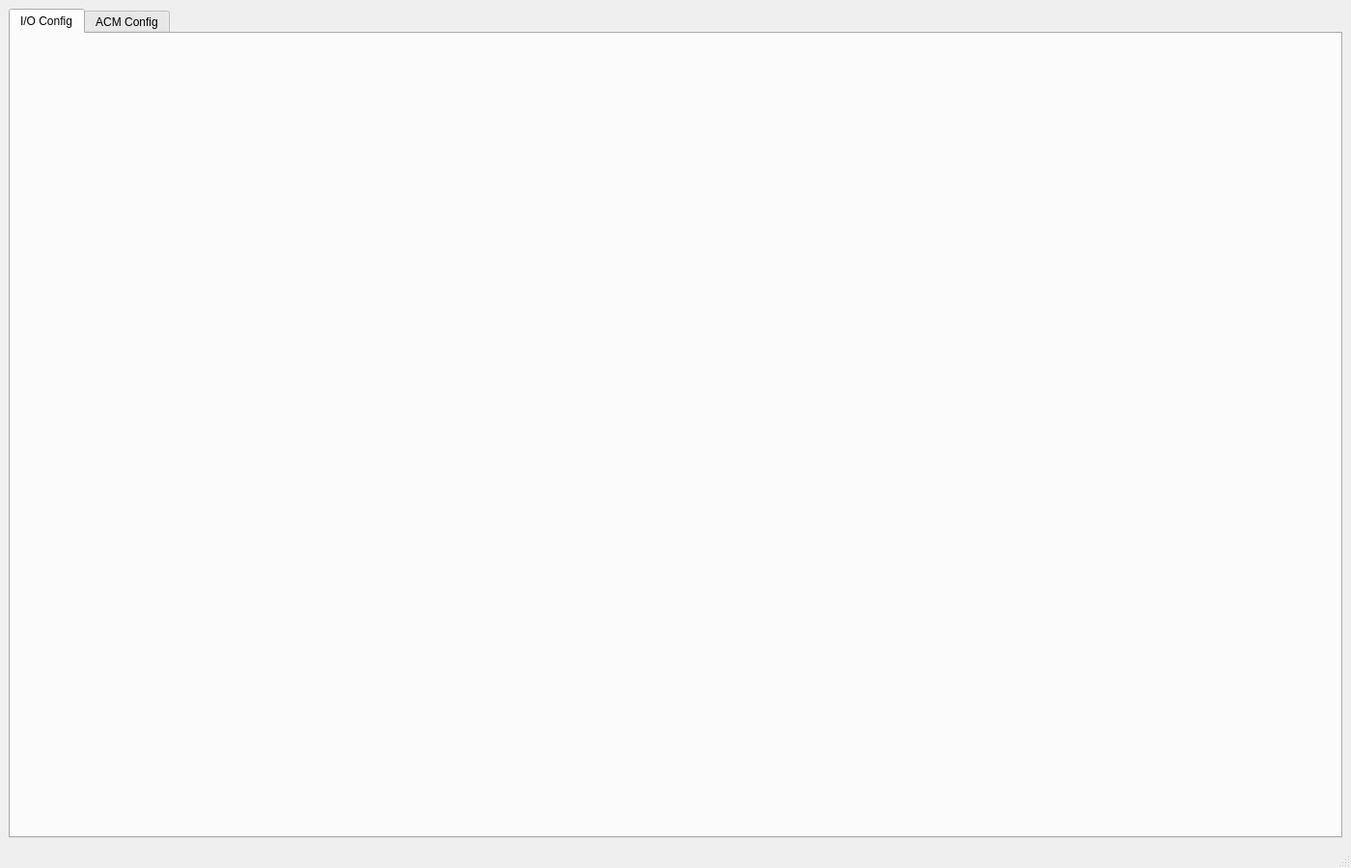
<?xml version="1.0" encoding="UTF-8"?>
<ui version="4.0">
 <class>AcmTestAppWindow</class>
 <widget class="QMainWindow" name="AcmTestAppWindow">
  <property name="geometry">
   <rect>
    <x>0</x>
    <y>0</y>
    <width>1400</width>
    <height>900</height>
   </rect>
  </property>
  <property name="windowTitle">
   <string>ACM Test App</string>
  </property>
  <widget class="QMenuBar" name="menubar">
   <property name="geometry">
    <rect>
     <x>0</x>
     <y>0</y>
     <width>1400</width>
     <height>22</height>
    </rect>
   </property>
   <widget class="QMenu" name="menuView">
    <property name="title">
     <string>View</string>
    </property>
   </widget>
  </widget>
  <widget class="QWidget" name="centralwidget">
   <layout class="QVBoxLayout" name="verticalLayout">
    <item>
     <widget class="QTabWidget" name="tabWidget_main">
      <property name="currentIndex">
       <number>0</number>
      </property>
      <widget class="QWidget" name="tab_io_host">
       <attribute name="title">
        <string>I/O Config</string>
       </attribute>
      </widget>
      <widget class="QWidget" name="tab_acm_host">
       <attribute name="title">
        <string>ACM Config</string>
       </attribute>
      </widget>
     </widget>
    </item>
   </layout>
  </widget>
  <widget class="QStatusBar" name="statusbar"/>
 </widget>
 <resources/>
 <connections/>
</ui>
